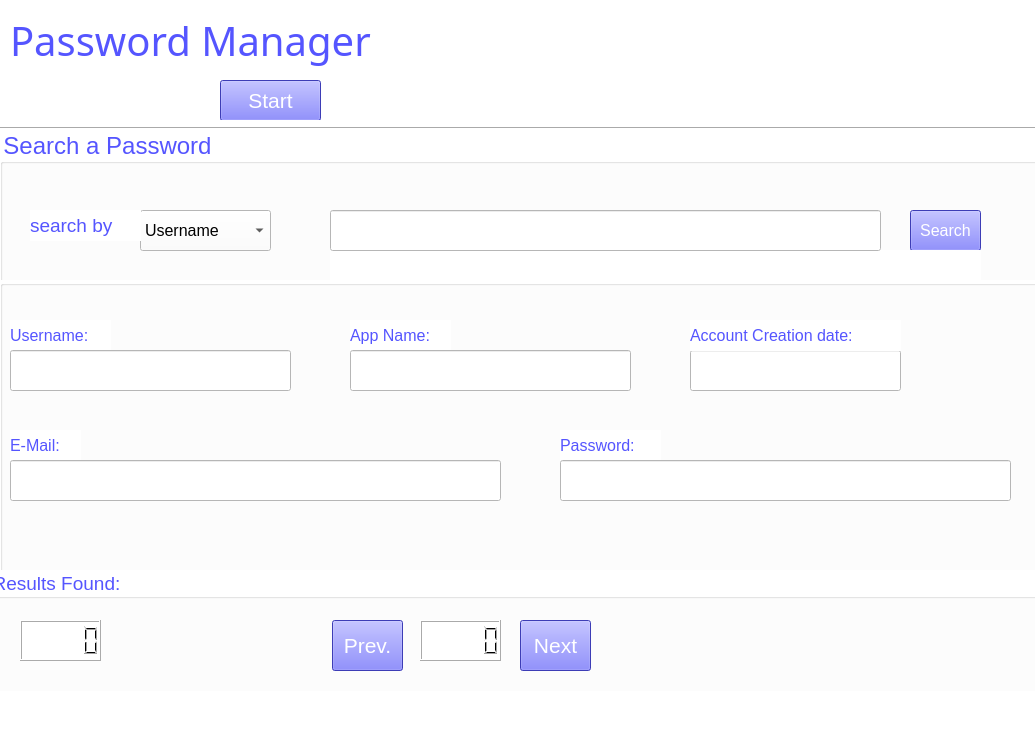
<?xml version="1.0" encoding="UTF-8"?>
<ui version="4.0">
 <class>MainWindow</class>
 <widget class="QMainWindow" name="MainWindow">
  <property name="geometry">
   <rect>
    <x>0</x>
    <y>0</y>
    <width>1035</width>
    <height>734</height>
   </rect>
  </property>
  <property name="windowTitle">
   <string>MainWindow</string>
  </property>
  <property name="styleSheet">
   <string notr="true">background-color: rgb(255, 255, 255);
color: rgb(85, 85, 255);</string>
  </property>
  <widget class="QWidget" name="centralwidget">
   <widget class="QLabel" name="passwordManager_text">
    <property name="geometry">
     <rect>
      <x>10</x>
      <y>10</y>
      <width>601</width>
      <height>61</height>
     </rect>
    </property>
    <property name="font">
     <font>
      <family>Rockwell Extra Bold</family>
      <pointsize>30</pointsize>
      <weight>10</weight>
      <italic>false</italic>
      <bold>false</bold>
     </font>
    </property>
    <property name="styleSheet">
     <string notr="true">font: 81 30pt &quot;Rockwell Extra Bold&quot;;
font-wight: bold;</string>
    </property>
    <property name="text">
     <string>Password Manager</string>
    </property>
   </widget>
   <widget class="QPushButton" name="start_pushButton">
    <property name="geometry">
     <rect>
      <x>220</x>
      <y>80</y>
      <width>101</width>
      <height>41</height>
     </rect>
    </property>
    <property name="font">
     <font>
      <pointsize>16</pointsize>
     </font>
    </property>
    <property name="styleSheet">
     <string notr="true">background-color: rgb(85, 85, 255); 
color: rgb(255, 255, 255);</string>
    </property>
    <property name="text">
     <string>Start</string>
    </property>
   </widget>
   <widget class="QLabel" name="welcome_label">
    <property name="geometry">
     <rect>
      <x>690</x>
      <y>70</y>
      <width>331</width>
      <height>41</height>
     </rect>
    </property>
    <property name="font">
     <font>
      <family>Swis721 BlkCn BT</family>
      <pointsize>18</pointsize>
      <weight>50</weight>
      <italic>false</italic>
      <bold>false</bold>
     </font>
    </property>
    <property name="styleSheet">
     <string notr="true">color: rgb(0, 0, 0); font-weight: bold;
font: 18pt &quot;Swis721 BlkCn BT&quot;;</string>
    </property>
    <property name="text">
     <string/>
    </property>
   </widget>
   <widget class="Line" name="line">
    <property name="geometry">
     <rect>
      <x>0</x>
      <y>120</y>
      <width>1041</width>
      <height>16</height>
     </rect>
    </property>
    <property name="orientation">
     <enum>Qt::Horizontal</enum>
    </property>
   </widget>
   <widget class="QGroupBox" name="searchApassword_groupBox">
    <property name="geometry">
     <rect>
      <x>0</x>
      <y>130</y>
      <width>1041</width>
      <height>561</height>
     </rect>
    </property>
    <property name="font">
     <font>
      <pointsize>18</pointsize>
     </font>
    </property>
    <property name="title">
     <string>Search a Password</string>
    </property>
    <widget class="QComboBox" name="searchBy_comboBox">
     <property name="geometry">
      <rect>
       <x>140</x>
       <y>80</y>
       <width>131</width>
       <height>41</height>
      </rect>
     </property>
     <property name="font">
      <font>
       <pointsize>12</pointsize>
      </font>
     </property>
     <property name="styleSheet">
      <string notr="true">color: rgb(0, 0, 0);</string>
     </property>
     <item>
      <property name="text">
       <string>Username</string>
      </property>
     </item>
     <item>
      <property name="text">
       <string>e-mail</string>
      </property>
     </item>
     <item>
      <property name="text">
       <string>App name</string>
      </property>
     </item>
    </widget>
    <widget class="QLabel" name="searchBy_text">
     <property name="geometry">
      <rect>
       <x>30</x>
       <y>80</y>
       <width>111</width>
       <height>31</height>
      </rect>
     </property>
     <property name="font">
      <font>
       <pointsize>14</pointsize>
      </font>
     </property>
     <property name="text">
      <string>search by</string>
     </property>
    </widget>
    <widget class="QPushButton" name="search_pushButton">
     <property name="geometry">
      <rect>
       <x>910</x>
       <y>80</y>
       <width>71</width>
       <height>41</height>
      </rect>
     </property>
     <property name="font">
      <font>
       <pointsize>12</pointsize>
      </font>
     </property>
     <property name="styleSheet">
      <string notr="true">background-color: rgb(85, 85, 255); color: rgb(255, 255, 255);</string>
     </property>
     <property name="text">
      <string>Search</string>
     </property>
    </widget>
    <widget class="QLabel" name="search_feedback_label">
     <property name="geometry">
      <rect>
       <x>330</x>
       <y>120</y>
       <width>651</width>
       <height>31</height>
      </rect>
     </property>
     <property name="font">
      <font>
       <pointsize>11</pointsize>
      </font>
     </property>
     <property name="styleSheet">
      <string notr="true">color: rgb(234, 0, 0);</string>
     </property>
     <property name="text">
      <string/>
     </property>
    </widget>
    <widget class="QLineEdit" name="search_lineEdit">
     <property name="geometry">
      <rect>
       <x>330</x>
       <y>80</y>
       <width>551</width>
       <height>41</height>
      </rect>
     </property>
     <property name="font">
      <font>
       <pointsize>12</pointsize>
      </font>
     </property>
     <property name="styleSheet">
      <string notr="true">color: rgb(0, 0, 0);</string>
     </property>
     <property name="text">
      <string/>
     </property>
    </widget>
    <widget class="QGroupBox" name="search_result_groupBox">
     <property name="geometry">
      <rect>
       <x>0</x>
       <y>150</y>
       <width>1041</width>
       <height>411</height>
      </rect>
     </property>
     <property name="font">
      <font>
       <pointsize>14</pointsize>
      </font>
     </property>
     <property name="title">
      <string/>
     </property>
     <widget class="QLabel" name="username_text">
      <property name="geometry">
       <rect>
        <x>10</x>
        <y>40</y>
        <width>101</width>
        <height>31</height>
       </rect>
      </property>
      <property name="font">
       <font>
        <pointsize>12</pointsize>
       </font>
      </property>
      <property name="text">
       <string>Username:</string>
      </property>
     </widget>
     <widget class="QLineEdit" name="username_lineEdit">
      <property name="geometry">
       <rect>
        <x>10</x>
        <y>70</y>
        <width>281</width>
        <height>41</height>
       </rect>
      </property>
      <property name="font">
       <font>
        <pointsize>12</pointsize>
       </font>
      </property>
      <property name="styleSheet">
       <string notr="true">color: rgb(0, 0, 0);</string>
      </property>
      <property name="text">
       <string/>
      </property>
      <property name="readOnly">
       <bool>true</bool>
      </property>
     </widget>
     <widget class="QLineEdit" name="accountCreationDate_lineEdit">
      <property name="geometry">
       <rect>
        <x>690</x>
        <y>70</y>
        <width>211</width>
        <height>41</height>
       </rect>
      </property>
      <property name="font">
       <font>
        <pointsize>12</pointsize>
       </font>
      </property>
      <property name="styleSheet">
       <string notr="true">color: rgb(0, 0, 0);</string>
      </property>
      <property name="text">
       <string/>
      </property>
      <property name="readOnly">
       <bool>true</bool>
      </property>
     </widget>
     <widget class="QLabel" name="password_text">
      <property name="geometry">
       <rect>
        <x>560</x>
        <y>150</y>
        <width>101</width>
        <height>31</height>
       </rect>
      </property>
      <property name="font">
       <font>
        <pointsize>12</pointsize>
       </font>
      </property>
      <property name="text">
       <string>Password:</string>
      </property>
     </widget>
     <widget class="QLabel" name="appName_text">
      <property name="geometry">
       <rect>
        <x>350</x>
        <y>40</y>
        <width>101</width>
        <height>31</height>
       </rect>
      </property>
      <property name="font">
       <font>
        <pointsize>12</pointsize>
       </font>
      </property>
      <property name="text">
       <string>App Name:</string>
      </property>
     </widget>
     <widget class="QLineEdit" name="password_lineEdit">
      <property name="geometry">
       <rect>
        <x>560</x>
        <y>180</y>
        <width>451</width>
        <height>41</height>
       </rect>
      </property>
      <property name="font">
       <font>
        <pointsize>12</pointsize>
       </font>
      </property>
      <property name="styleSheet">
       <string notr="true">color: rgb(0, 0, 0);</string>
      </property>
      <property name="text">
       <string/>
      </property>
      <property name="readOnly">
       <bool>true</bool>
      </property>
     </widget>
     <widget class="QGroupBox" name="results_found_groupBox">
      <property name="geometry">
       <rect>
        <x>-10</x>
        <y>290</y>
        <width>1051</width>
        <height>141</height>
       </rect>
      </property>
      <property name="font">
       <font>
        <pointsize>14</pointsize>
       </font>
      </property>
      <property name="title">
       <string>Results Found:</string>
      </property>
      <widget class="QPushButton" name="next_pushButton">
       <property name="geometry">
        <rect>
         <x>530</x>
         <y>50</y>
         <width>71</width>
         <height>51</height>
        </rect>
       </property>
       <property name="font">
        <font>
         <pointsize>16</pointsize>
        </font>
       </property>
       <property name="styleSheet">
        <string notr="true">background-color: rgb(85, 85, 255); color: rgb(255, 255, 255);</string>
       </property>
       <property name="text">
        <string>Next</string>
       </property>
      </widget>
      <widget class="QPushButton" name="prev_pushButton">
       <property name="geometry">
        <rect>
         <x>342</x>
         <y>50</y>
         <width>71</width>
         <height>51</height>
        </rect>
       </property>
       <property name="font">
        <font>
         <pointsize>16</pointsize>
        </font>
       </property>
       <property name="styleSheet">
        <string notr="true">color: rgb(255, 255, 255); background-color: rgb(85, 85, 255);</string>
       </property>
       <property name="text">
        <string>Prev.</string>
       </property>
      </widget>
      <widget class="QLCDNumber" name="result_index_lcdScreen">
       <property name="geometry">
        <rect>
         <x>430</x>
         <y>50</y>
         <width>81</width>
         <height>41</height>
        </rect>
       </property>
       <property name="font">
        <font>
         <pointsize>14</pointsize>
        </font>
       </property>
       <property name="styleSheet">
        <string notr="true">color: rgb(0, 0, 0);</string>
       </property>
      </widget>
      <widget class="QLCDNumber" name="results_found_lcdScreen">
       <property name="geometry">
        <rect>
         <x>30</x>
         <y>50</y>
         <width>81</width>
         <height>41</height>
        </rect>
       </property>
       <property name="font">
        <font>
         <pointsize>14</pointsize>
        </font>
       </property>
       <property name="styleSheet">
        <string notr="true">color: rgb(0, 0, 0);</string>
       </property>
      </widget>
     </widget>
     <widget class="QLineEdit" name="appName_lineEdit">
      <property name="geometry">
       <rect>
        <x>350</x>
        <y>70</y>
        <width>281</width>
        <height>41</height>
       </rect>
      </property>
      <property name="font">
       <font>
        <pointsize>12</pointsize>
       </font>
      </property>
      <property name="styleSheet">
       <string notr="true">color: rgb(0, 0, 0);</string>
      </property>
      <property name="text">
       <string/>
      </property>
      <property name="readOnly">
       <bool>true</bool>
      </property>
     </widget>
     <widget class="QLabel" name="eMail_text">
      <property name="geometry">
       <rect>
        <x>10</x>
        <y>150</y>
        <width>71</width>
        <height>31</height>
       </rect>
      </property>
      <property name="font">
       <font>
        <pointsize>12</pointsize>
       </font>
      </property>
      <property name="text">
       <string>E-Mail:</string>
      </property>
     </widget>
     <widget class="QLineEdit" name="email_lineEdit">
      <property name="geometry">
       <rect>
        <x>10</x>
        <y>180</y>
        <width>491</width>
        <height>41</height>
       </rect>
      </property>
      <property name="font">
       <font>
        <pointsize>12</pointsize>
       </font>
      </property>
      <property name="styleSheet">
       <string notr="true">color: rgb(0, 0, 0);</string>
      </property>
      <property name="text">
       <string/>
      </property>
      <property name="readOnly">
       <bool>true</bool>
      </property>
     </widget>
     <widget class="QLabel" name="accountCreationDate_text">
      <property name="geometry">
       <rect>
        <x>690</x>
        <y>40</y>
        <width>211</width>
        <height>31</height>
       </rect>
      </property>
      <property name="font">
       <font>
        <pointsize>12</pointsize>
       </font>
      </property>
      <property name="text">
       <string>Account Creation date:</string>
      </property>
     </widget>
    </widget>
    <widget class="QLabel" name="feedback_label">
     <property name="geometry">
      <rect>
       <x>330</x>
       <y>130</y>
       <width>551</width>
       <height>16</height>
      </rect>
     </property>
     <property name="font">
      <font>
       <pointsize>12</pointsize>
      </font>
     </property>
     <property name="text">
      <string/>
     </property>
    </widget>
   </widget>
  </widget>
  <widget class="QMenuBar" name="menubar">
   <property name="geometry">
    <rect>
     <x>0</x>
     <y>0</y>
     <width>1035</width>
     <height>26</height>
    </rect>
   </property>
  </widget>
  <widget class="QStatusBar" name="statusbar"/>
 </widget>
 <tabstops>
  <tabstop>start_pushButton</tabstop>
  <tabstop>search_lineEdit</tabstop>
  <tabstop>searchBy_comboBox</tabstop>
  <tabstop>search_pushButton</tabstop>
  <tabstop>username_lineEdit</tabstop>
  <tabstop>appName_lineEdit</tabstop>
  <tabstop>accountCreationDate_lineEdit</tabstop>
  <tabstop>email_lineEdit</tabstop>
  <tabstop>password_lineEdit</tabstop>
  <tabstop>prev_pushButton</tabstop>
  <tabstop>next_pushButton</tabstop>
 </tabstops>
 <resources/>
 <connections/>
</ui>
